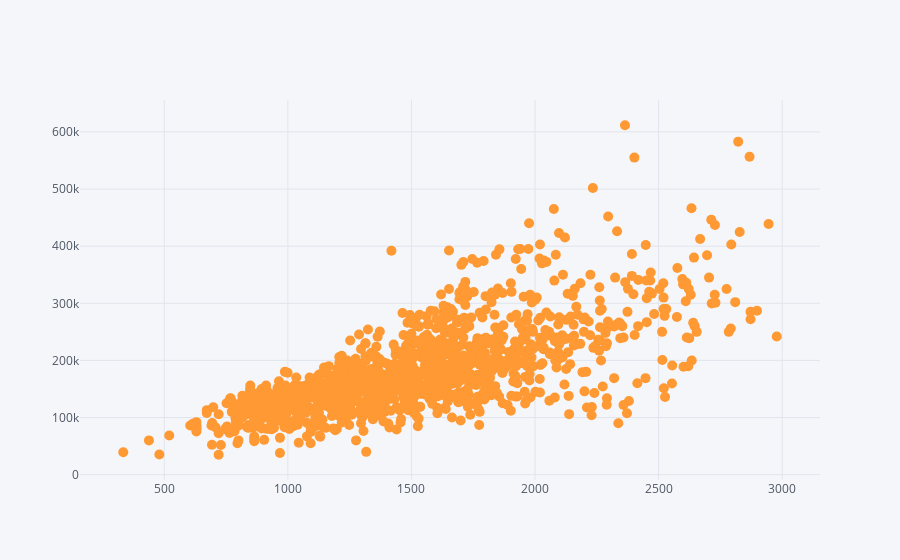

Here is the notebook cell this chart was saved with:
### Code cell
fig,ax=plt.subplots()


df=df.drop(df[(df['GrLivArea']>3000) & (df['GrLivArea']<6000)].index)

ax.scatter(df['GrLivArea'],df['SalePrice'])
plt.ylabel('SalePrice',fontsize=13)
plt.xlabel('GrLivArea',fontsize=13)
plt.show()

df.iplot(kind='scatter',x='GrLivArea',y='SalePrice',mode='markers',size=10)

### Figure 1 — Plotly figure (JSON) as saved in the notebook; plotly's stock layout.template omitted (floating-point values rounded to 4 significant figures; data arrays with more than 128 entries replaced by an {"elided": "..."} marker saying what was removed)
{"data": [{"line": {"color": "rgba(255, 153, 51, 1.0)", "dash": "solid", "shape": "linear", "width": 1.3}, "marker": {"size": 10, "symbol": "circle"}, "mode": "markers", "name": "SalePrice", "text": "", "type": "scatter", "uid": "9de1b2bf-e3ae-4bba-8f3c-64828c457f06", "x": {"elided": "1442 int values"}, "y": {"elided": "1442 int values"}}], "layout": {"legend": {"bgcolor": "#F5F6F9", "font": {"color": "#4D5663"}}, "paper_bgcolor": "#F5F6F9", "plot_bgcolor": "#F5F6F9", "title": {"font": {"color": "#4D5663"}}, "xaxis": {"gridcolor": "#E1E5ED", "showgrid": true, "tickfont": {"color": "#4D5663"}, "title": {"font": {"color": "#4D5663"}, "text": ""}, "zerolinecolor": "#E1E5ED"}, "yaxis": {"gridcolor": "#E1E5ED", "showgrid": true, "tickfont": {"color": "#4D5663"}, "title": {"font": {"color": "#4D5663"}, "text": ""}, "zerolinecolor": "#E1E5ED"}}}
